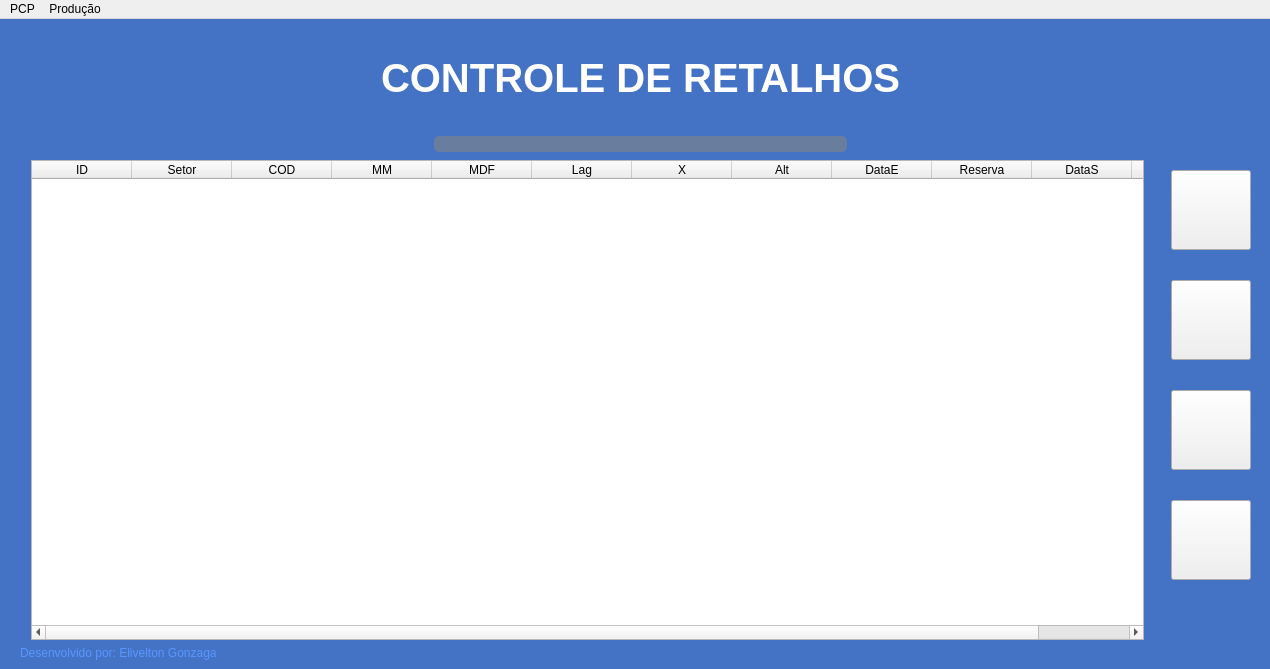
<?xml version="1.0" encoding="UTF-8"?>
<ui version="4.0">
 <class>MainWindow</class>
 <widget class="QMainWindow" name="MainWindow">
  <property name="geometry">
   <rect>
    <x>0</x>
    <y>0</y>
    <width>1270</width>
    <height>669</height>
   </rect>
  </property>
  <property name="minimumSize">
   <size>
    <width>1270</width>
    <height>669</height>
   </size>
  </property>
  <property name="windowTitle">
   <string>Retalhos</string>
  </property>
  <property name="windowIcon">
   <iconset theme="C:\Users\GD\Desktop\RetalhosApp\icon_retalho.PNG">
    <normaloff>//26.172.177.73/sistema/Developer/RetalhosApp</normaloff>//26.172.177.73/sistema/Developer/RetalhosApp</iconset>
  </property>
  <property name="styleSheet">
   <string notr="true">QWidget#centralwidget{
background-color: rgb(68, 114, 196);
}
QPushButton#bt_add{
	border-image: url(:/pictures/pictures/Add_Icon.png);
}
QPushButton#bt_removed{
	border-image: url(:/pictures/pictures/Remove_Icon.png);
}
QPushButton#bt_info{
	border-image: url(:/pictures/pictures/Infor_Icon.png);
}
QPushButton#bt_config{
	border-image: url(:/pictures/pictures/Conf_Icon.png);
}
QPushButton:hover{
	background-color: rgba(195, 195, 195, 100);
	border-radius: 5px
}
QLabel#lb_Menu{
	color: rgb(255, 255, 255);
}
QLabel#lb_desenvolvedor{
	color: rgb(89, 150, 255);
}
QLineEdit{
	border-radius: 5px;
	background-color: rgba(255, 170, 0, 50);
	color: rgb(255, 255, 255)
}
QLineEdit:focus{
	border-radius: 5px;
	background-color: rgba(255, 170, 0, 50);
	color: rgb(255, 255, 255);
	border: 1px solid rgb(255, 255, 255)
}</string>
  </property>
  <widget class="QWidget" name="centralwidget">
   <layout class="QVBoxLayout" name="verticalLayout_2">
    <property name="leftMargin">
     <number>20</number>
    </property>
    <item>
     <layout class="QHBoxLayout" name="horizontalLayout">
      <item>
       <spacer name="horizontalSpacer">
        <property name="orientation">
         <enum>Qt::Horizontal</enum>
        </property>
        <property name="sizeHint" stdset="0">
         <size>
          <width>40</width>
          <height>20</height>
         </size>
        </property>
       </spacer>
      </item>
      <item>
       <widget class="QLabel" name="lb_Menu">
        <property name="minimumSize">
         <size>
          <width>0</width>
          <height>100</height>
         </size>
        </property>
        <property name="baseSize">
         <size>
          <width>0</width>
          <height>0</height>
         </size>
        </property>
        <property name="font">
         <font>
          <family>Arial</family>
          <pointsize>30</pointsize>
          <bold>true</bold>
         </font>
        </property>
        <property name="text">
         <string>CONTROLE DE RETALHOS</string>
        </property>
       </widget>
      </item>
      <item>
       <spacer name="horizontalSpacer_2">
        <property name="orientation">
         <enum>Qt::Horizontal</enum>
        </property>
        <property name="sizeHint" stdset="0">
         <size>
          <width>40</width>
          <height>20</height>
         </size>
        </property>
       </spacer>
      </item>
     </layout>
    </item>
    <item>
     <layout class="QHBoxLayout" name="horizontalLayout_4">
      <item>
       <spacer name="horizontalSpacer_4">
        <property name="orientation">
         <enum>Qt::Horizontal</enum>
        </property>
        <property name="sizeHint" stdset="0">
         <size>
          <width>40</width>
          <height>20</height>
         </size>
        </property>
       </spacer>
      </item>
      <item>
       <widget class="QLineEdit" name="txt_filter_color">
        <property name="sizePolicy">
         <sizepolicy hsizetype="Expanding" vsizetype="Fixed">
          <horstretch>0</horstretch>
          <verstretch>0</verstretch>
         </sizepolicy>
        </property>
       </widget>
      </item>
      <item>
       <spacer name="horizontalSpacer_3">
        <property name="orientation">
         <enum>Qt::Horizontal</enum>
        </property>
        <property name="sizeHint" stdset="0">
         <size>
          <width>40</width>
          <height>20</height>
         </size>
        </property>
       </spacer>
      </item>
     </layout>
    </item>
    <item>
     <layout class="QHBoxLayout" name="horizontalLayout_2" stretch="0,0,0,0">
      <item>
       <spacer name="horizontalSpacer_5">
        <property name="orientation">
         <enum>Qt::Horizontal</enum>
        </property>
        <property name="sizeHint" stdset="0">
         <size>
          <width>40</width>
          <height>20</height>
         </size>
        </property>
       </spacer>
      </item>
      <item>
       <widget class="QTableWidget" name="tableWidget">
        <property name="minimumSize">
         <size>
          <width>1113</width>
          <height>0</height>
         </size>
        </property>
        <property name="editTriggers">
         <set>QAbstractItemView::NoEditTriggers</set>
        </property>
        <property name="selectionBehavior">
         <enum>QAbstractItemView::SelectRows</enum>
        </property>
        <property name="rowCount">
         <number>0</number>
        </property>
        <column>
         <property name="text">
          <string>ID</string>
         </property>
         <property name="whatsThis">
          <string/>
         </property>
         <property name="font">
          <font>
           <pointsize>9</pointsize>
           <kerning>true</kerning>
          </font>
         </property>
         <property name="background">
          <color>
           <red>255</red>
           <green>255</green>
           <blue>255</blue>
          </color>
         </property>
        </column>
        <column>
         <property name="text">
          <string>Setor</string>
         </property>
        </column>
        <column>
         <property name="text">
          <string>COD</string>
         </property>
        </column>
        <column>
         <property name="text">
          <string>MM</string>
         </property>
        </column>
        <column>
         <property name="text">
          <string>MDF</string>
         </property>
        </column>
        <column>
         <property name="text">
          <string>Lag</string>
         </property>
        </column>
        <column>
         <property name="text">
          <string>X</string>
         </property>
        </column>
        <column>
         <property name="text">
          <string>Alt</string>
         </property>
        </column>
        <column>
         <property name="text">
          <string>DataE</string>
         </property>
        </column>
        <column>
         <property name="text">
          <string>Reserva</string>
         </property>
        </column>
        <column>
         <property name="text">
          <string>DataS</string>
         </property>
        </column>
        <column>
         <property name="text">
          <string>Responsavel</string>
         </property>
        </column>
       </widget>
      </item>
      <item>
       <spacer name="horizontalSpacer_6">
        <property name="orientation">
         <enum>Qt::Horizontal</enum>
        </property>
        <property name="sizeHint" stdset="0">
         <size>
          <width>40</width>
          <height>20</height>
         </size>
        </property>
       </spacer>
      </item>
      <item>
       <layout class="QVBoxLayout" name="verticalLayout">
        <property name="spacing">
         <number>30</number>
        </property>
        <property name="leftMargin">
         <number>10</number>
        </property>
        <property name="topMargin">
         <number>10</number>
        </property>
        <property name="rightMargin">
         <number>10</number>
        </property>
        <item>
         <widget class="QPushButton" name="bt_add">
          <property name="minimumSize">
           <size>
            <width>80</width>
            <height>80</height>
           </size>
          </property>
          <property name="text">
           <string/>
          </property>
         </widget>
        </item>
        <item>
         <widget class="QPushButton" name="bt_removed">
          <property name="minimumSize">
           <size>
            <width>80</width>
            <height>80</height>
           </size>
          </property>
          <property name="text">
           <string/>
          </property>
         </widget>
        </item>
        <item>
         <widget class="QPushButton" name="bt_config">
          <property name="minimumSize">
           <size>
            <width>80</width>
            <height>80</height>
           </size>
          </property>
          <property name="text">
           <string/>
          </property>
         </widget>
        </item>
        <item>
         <widget class="QPushButton" name="bt_info">
          <property name="minimumSize">
           <size>
            <width>80</width>
            <height>80</height>
           </size>
          </property>
          <property name="text">
           <string/>
          </property>
         </widget>
        </item>
        <item>
         <spacer name="verticalSpacer">
          <property name="orientation">
           <enum>Qt::Vertical</enum>
          </property>
          <property name="sizeHint" stdset="0">
           <size>
            <width>20</width>
            <height>40</height>
           </size>
          </property>
         </spacer>
        </item>
       </layout>
      </item>
     </layout>
    </item>
    <item>
     <widget class="QLabel" name="lb_desenvolvedor">
      <property name="text">
       <string>Desenvolvido por: Elivelton Gonzaga</string>
      </property>
     </widget>
    </item>
   </layout>
  </widget>
  <widget class="QMenuBar" name="menuBar">
   <property name="geometry">
    <rect>
     <x>0</x>
     <y>0</y>
     <width>1270</width>
     <height>22</height>
    </rect>
   </property>
   <property name="sizePolicy">
    <sizepolicy hsizetype="MinimumExpanding" vsizetype="Fixed">
     <horstretch>0</horstretch>
     <verstretch>0</verstretch>
    </sizepolicy>
   </property>
   <property name="focusPolicy">
    <enum>Qt::NoFocus</enum>
   </property>
   <property name="defaultUp">
    <bool>false</bool>
   </property>
   <property name="nativeMenuBar">
    <bool>false</bool>
   </property>
   <widget class="QMenu" name="menuPCP">
    <property name="geometry">
     <rect>
      <x>273</x>
      <y>127</y>
      <width>135</width>
      <height>94</height>
     </rect>
    </property>
    <property name="tearOffEnabled">
     <bool>false</bool>
    </property>
    <property name="title">
     <string notr="true">PCP</string>
    </property>
    <addaction name="actionLeitor_XML"/>
    <addaction name="actionReserva"/>
   </widget>
   <widget class="QMenu" name="menuOpcoes">
    <property name="title">
     <string>Produção</string>
    </property>
    <addaction name="actionMateriais"/>
    <addaction name="actionRemover_Reservas"/>
   </widget>
   <addaction name="menuPCP"/>
   <addaction name="menuOpcoes"/>
  </widget>
  <action name="actionLeitor_XML">
   <property name="text">
    <string>Leitor XML</string>
   </property>
  </action>
  <action name="actionReserva">
   <property name="text">
    <string>Reserva</string>
   </property>
  </action>
  <action name="actionMateriais">
   <property name="text">
    <string>Materiais</string>
   </property>
  </action>
  <action name="actionRemover_Reservas">
   <property name="text">
    <string>Remover Reservas</string>
   </property>
  </action>
 </widget>
 <resources>
  <include location="//26.172.177.73/sistema/Developer/RetalhosApp/pictures.qrc"/>
 </resources>
 <connections/>
</ui>
